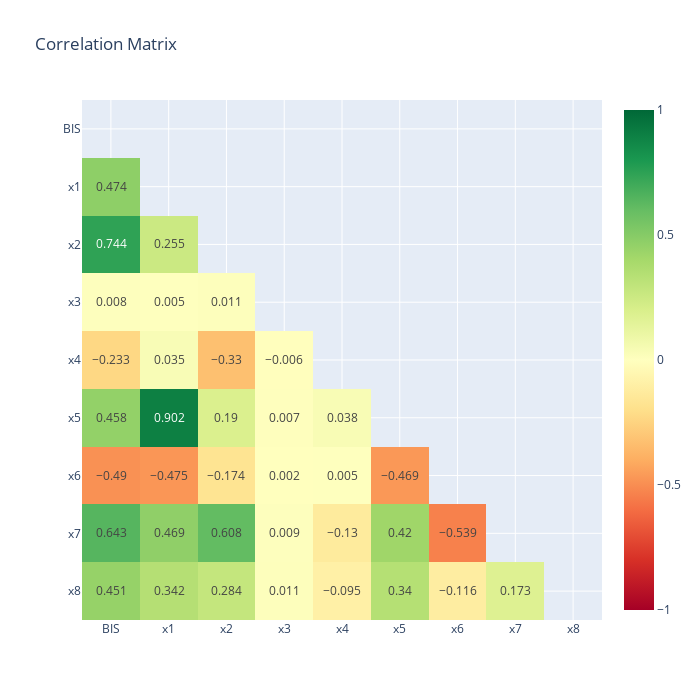

The code cell stored with this chart in its notebook:
### Markdown cell above
## <a id="2">2. Statistics</a>

### Code cell
## Generating basic statistics
df_training.drop('BIS').toPandas().describe().round(3)

# Visual correlation between variables using parplot from seaborn
seab.pairplot(df_training.toPandas())
plt.suptitle('Correlation between the variables (Scatter and Histogram)', fontsize=26, y=1.01)
plt.show()

## Generating the Correlation Matrix (Pearson Coefficient)
personCorrM = df_training.toPandas().corr(method='pearson').round(3)
print(personCorrM)

heatmap_mask = numpi.triu(numpi.ones_like(df_training.toPandas().corr(method='pearson'), dtype=bool))
heatmap_mask_cm = personCorrM.mask(heatmap_mask)

ploti_fig = ploti.imshow(heatmap_mask_cm,
                        color_continuous_scale='rdylgn',
                        text_auto=True,
                        width=700, height=700,
                        zmin=-1, zmax=1,
                        title='Correlation Matrix')
ploti_fig.show()

### Figure 1 — Plotly figure (JSON) as saved in the notebook; plotly's stock layout.template omitted (floating-point values rounded to 4 significant figures)
{"data": [{"coloraxis": "coloraxis", "hovertemplate": "x: %{x}<br>y: %{y}<br>color: %{z}<extra></extra>", "name": "0", "texttemplate": "%{z}", "type": "heatmap", "x": ["BIS", "x1", "x2", "x3", "x4", "x5", "x6", "x7", "x8"], "xaxis": "x", "y": ["BIS", "x1", "x2", "x3", "x4", "x5", "x6", "x7", "x8"], "yaxis": "y", "z": [[null, null, null, null, null, null, null, null, null], [0.474, null, null, null, null, null, null, null, null], [0.744, 0.255, null, null, null, null, null, null, null], [0.008, 0.005, 0.011, null, null, null, null, null, null], [-0.233, 0.035, -0.33, -0.006, null, null, null, null, null], [0.458, 0.902, 0.19, 0.007, 0.038, null, null, null, null], [-0.49, -0.475, -0.174, 0.002, 0.005, -0.469, null, null, null], [0.643, 0.469, 0.608, 0.009, -0.13, 0.42, -0.539, null, null], [0.451, 0.342, 0.284, 0.011, -0.095, 0.34, -0.116, 0.173, null]]}], "layout": {"coloraxis": {"cmax": 1, "cmin": -1, "colorscale": [[0, "rgb(165,0,38)"], [0.1, "rgb(215,48,39)"], [0.2, "rgb(244,109,67)"], [0.3, "rgb(253,174,97)"], [0.4, "rgb(254,224,139)"], [0.5, "rgb(255,255,191)"], [0.6, "rgb(217,239,139)"], [0.7, "rgb(166,217,106)"], [0.8, "rgb(102,189,99)"], [0.9, "rgb(26,152,80)"], [1, "rgb(0,104,55)"]]}, "height": 700, "title": {"text": "Correlation Matrix"}, "width": 700, "xaxis": {"anchor": "y", "constrain": "domain", "domain": [0, 1], "scaleanchor": "y"}, "yaxis": {"anchor": "x", "autorange": "reversed", "constrain": "domain", "domain": [0, 1]}}}
